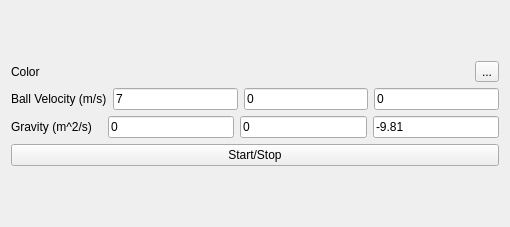
<?xml version="1.0" encoding="UTF-8"?>
<ui version="4.0">
 <class>SidePanel</class>
 <widget class="QWidget" name="SidePanel">
  <property name="geometry">
   <rect>
    <x>0</x>
    <y>0</y>
    <width>510</width>
    <height>227</height>
   </rect>
  </property>
  <property name="windowTitle">
   <string>Form</string>
  </property>
  <layout class="QGridLayout" name="gridLayout" columnstretch="0,0">
   <item row="3" column="0">
    <layout class="QVBoxLayout" name="verticalLayout_2">
     <item>
      <layout class="QHBoxLayout" name="horizontalLayout">
       <item>
        <widget class="QLabel" name="label">
         <property name="text">
          <string>Color</string>
         </property>
        </widget>
       </item>
       <item>
        <widget class="QLabel" name="selectedColor">
         <property name="text">
          <string/>
         </property>
        </widget>
       </item>
       <item>
        <widget class="QToolButton" name="colorButton">
         <property name="text">
          <string>...</string>
         </property>
        </widget>
       </item>
      </layout>
     </item>
     <item>
      <layout class="QHBoxLayout" name="horizontalLayout_2">
       <item>
        <widget class="QLabel" name="label_3">
         <property name="text">
          <string>Ball Velocity (m/s)</string>
         </property>
        </widget>
       </item>
       <item>
        <widget class="QLineEdit" name="initialVelocity">
         <property name="text">
          <string>7</string>
         </property>
        </widget>
       </item>
       <item>
        <widget class="QLineEdit" name="lineEdit">
         <property name="text">
          <string>0</string>
         </property>
        </widget>
       </item>
       <item>
        <widget class="QLineEdit" name="lineEdit_2">
         <property name="text">
          <string>0</string>
         </property>
        </widget>
       </item>
      </layout>
     </item>
     <item>
      <layout class="QHBoxLayout" name="horizontalLayout_3">
       <item>
        <widget class="QLabel" name="label_5">
         <property name="text">
          <string>Gravity (m^2/s)   </string>
         </property>
        </widget>
       </item>
       <item>
        <widget class="QLineEdit" name="lineEdit_3">
         <property name="text">
          <string>0</string>
         </property>
        </widget>
       </item>
       <item>
        <widget class="QLineEdit" name="lineEdit_4">
         <property name="text">
          <string>0</string>
         </property>
        </widget>
       </item>
       <item>
        <widget class="QLineEdit" name="lineEdit_5">
         <property name="text">
          <string>-9.81</string>
         </property>
        </widget>
       </item>
      </layout>
     </item>
     <item>
      <widget class="QPushButton" name="printData">
       <property name="text">
        <string>Start/Stop</string>
       </property>
      </widget>
     </item>
    </layout>
   </item>
  </layout>
 </widget>
 <resources/>
 <connections/>
</ui>
